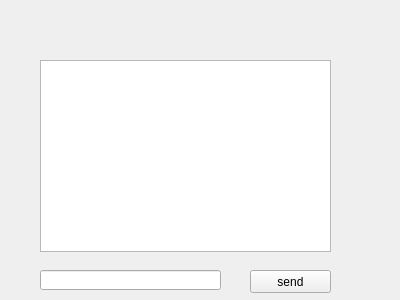
<?xml version="1.0" encoding="UTF-8"?>
<ui version="4.0">
 <class>Game</class>
 <widget class="QWidget" name="Game">
  <property name="geometry">
   <rect>
    <x>0</x>
    <y>0</y>
    <width>400</width>
    <height>300</height>
   </rect>
  </property>
  <property name="windowTitle">
   <string>Form</string>
  </property>
  <widget class="QLineEdit" name="edtChat">
   <property name="geometry">
    <rect>
     <x>40</x>
     <y>270</y>
     <width>181</width>
     <height>20</height>
    </rect>
   </property>
  </widget>
  <widget class="QPushButton" name="btnSend">
   <property name="geometry">
    <rect>
     <x>250</x>
     <y>270</y>
     <width>81</width>
     <height>23</height>
    </rect>
   </property>
   <property name="text">
    <string>send</string>
   </property>
  </widget>
  <widget class="QListWidget" name="lwChat">
   <property name="geometry">
    <rect>
     <x>40</x>
     <y>60</y>
     <width>291</width>
     <height>192</height>
    </rect>
   </property>
  </widget>
  <widget class="QLabel" name="lblHostInfo">
   <property name="geometry">
    <rect>
     <x>40</x>
     <y>30</y>
     <width>291</width>
     <height>16</height>
    </rect>
   </property>
   <property name="text">
    <string/>
   </property>
  </widget>
 </widget>
 <resources/>
 <connections/>
</ui>
